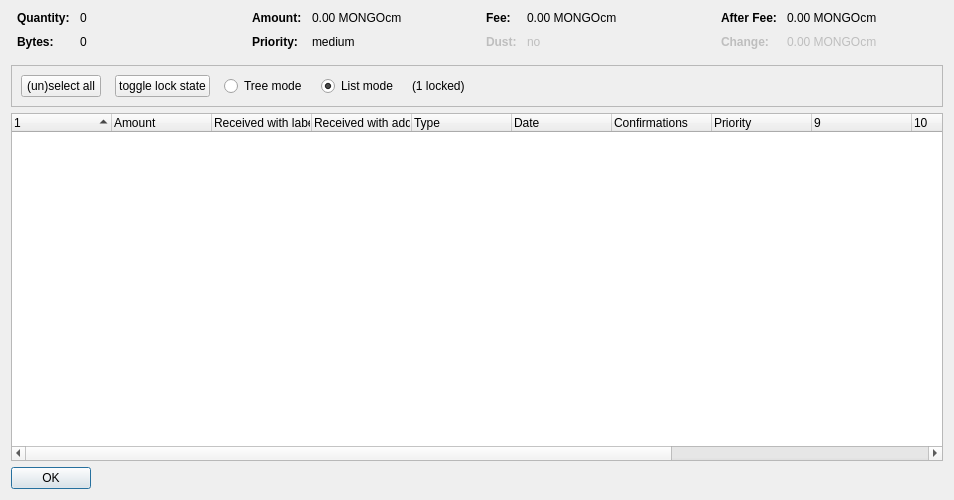
<?xml version="1.0" encoding="UTF-8"?>
<ui version="4.0">
 <class>CoinControlDialog</class>
 <widget class="QDialog" name="CoinControlDialog">
  <property name="geometry">
   <rect>
    <x>0</x>
    <y>0</y>
    <width>954</width>
    <height>500</height>
   </rect>
  </property>
  <property name="windowTitle">
   <string>Coin Selection</string>
  </property>
  <layout class="QVBoxLayout" name="verticalLayout">
   <item>
    <layout class="QHBoxLayout" name="horizontalLayoutTop" stretch="0,0,0,0">
     <property name="topMargin">
      <number>0</number>
     </property>
     <property name="bottomMargin">
      <number>10</number>
     </property>
     <item>
      <layout class="QFormLayout" name="formLayoutCoinControl1">
       <property name="horizontalSpacing">
        <number>10</number>
       </property>
       <property name="verticalSpacing">
        <number>10</number>
       </property>
       <property name="leftMargin">
        <number>6</number>
       </property>
       <property name="rightMargin">
        <number>6</number>
       </property>
       <item row="0" column="0">
        <widget class="QLabel" name="labelCoinControlQuantityText">
         <property name="font">
          <font>
           <weight>75</weight>
           <bold>true</bold>
          </font>
         </property>
         <property name="text">
          <string>Quantity:</string>
         </property>
        </widget>
       </item>
       <item row="0" column="1">
        <widget class="QLabel" name="labelCoinControlQuantity">
         <property name="cursor">
          <cursorShape>IBeamCursor</cursorShape>
         </property>
         <property name="contextMenuPolicy">
          <enum>Qt::ActionsContextMenu</enum>
         </property>
         <property name="text">
          <string notr="true">0</string>
         </property>
         <property name="textInteractionFlags">
          <set>Qt::LinksAccessibleByMouse|Qt::TextSelectableByKeyboard|Qt::TextSelectableByMouse</set>
         </property>
        </widget>
       </item>
       <item row="1" column="0">
        <widget class="QLabel" name="labelCoinControlBytesText">
         <property name="font">
          <font>
           <weight>75</weight>
           <bold>true</bold>
          </font>
         </property>
         <property name="text">
          <string>Bytes:</string>
         </property>
        </widget>
       </item>
       <item row="1" column="1">
        <widget class="QLabel" name="labelCoinControlBytes">
         <property name="cursor">
          <cursorShape>IBeamCursor</cursorShape>
         </property>
         <property name="contextMenuPolicy">
          <enum>Qt::ActionsContextMenu</enum>
         </property>
         <property name="text">
          <string notr="true">0</string>
         </property>
         <property name="textInteractionFlags">
          <set>Qt::LinksAccessibleByMouse|Qt::TextSelectableByKeyboard|Qt::TextSelectableByMouse</set>
         </property>
        </widget>
       </item>
      </layout>
     </item>
     <item>
      <layout class="QFormLayout" name="formLayoutCoinControl2">
       <property name="horizontalSpacing">
        <number>10</number>
       </property>
       <property name="verticalSpacing">
        <number>10</number>
       </property>
       <property name="leftMargin">
        <number>6</number>
       </property>
       <property name="rightMargin">
        <number>6</number>
       </property>
       <item row="0" column="0">
        <widget class="QLabel" name="labelCoinControlAmountText">
         <property name="font">
          <font>
           <weight>75</weight>
           <bold>true</bold>
          </font>
         </property>
         <property name="text">
          <string>Amount:</string>
         </property>
        </widget>
       </item>
       <item row="0" column="1">
        <widget class="QLabel" name="labelCoinControlAmount">
         <property name="cursor">
          <cursorShape>IBeamCursor</cursorShape>
         </property>
         <property name="contextMenuPolicy">
          <enum>Qt::ActionsContextMenu</enum>
         </property>
         <property name="text">
          <string notr="true">0.00 MONGOcm</string>
         </property>
         <property name="textInteractionFlags">
          <set>Qt::LinksAccessibleByMouse|Qt::TextSelectableByKeyboard|Qt::TextSelectableByMouse</set>
         </property>
        </widget>
       </item>
       <item row="1" column="0">
        <widget class="QLabel" name="labelCoinControlPriorityText">
         <property name="font">
          <font>
           <weight>75</weight>
           <bold>true</bold>
          </font>
         </property>
         <property name="text">
          <string>Priority:</string>
         </property>
        </widget>
       </item>
       <item row="1" column="1">
        <widget class="QLabel" name="labelCoinControlPriority">
         <property name="cursor">
          <cursorShape>IBeamCursor</cursorShape>
         </property>
         <property name="contextMenuPolicy">
          <enum>Qt::ActionsContextMenu</enum>
         </property>
         <property name="text">
          <string>medium</string>
         </property>
         <property name="textInteractionFlags">
          <set>Qt::LinksAccessibleByMouse|Qt::TextSelectableByKeyboard|Qt::TextSelectableByMouse</set>
         </property>
        </widget>
       </item>
      </layout>
     </item>
     <item>
      <layout class="QFormLayout" name="formLayoutCoinControl3">
       <property name="horizontalSpacing">
        <number>10</number>
       </property>
       <property name="verticalSpacing">
        <number>10</number>
       </property>
       <property name="leftMargin">
        <number>6</number>
       </property>
       <property name="rightMargin">
        <number>6</number>
       </property>
       <item row="0" column="0">
        <widget class="QLabel" name="labelCoinControlFeeText">
         <property name="font">
          <font>
           <weight>75</weight>
           <bold>true</bold>
          </font>
         </property>
         <property name="text">
          <string>Fee:</string>
         </property>
        </widget>
       </item>
       <item row="0" column="1">
        <widget class="QLabel" name="labelCoinControlFee">
         <property name="cursor">
          <cursorShape>IBeamCursor</cursorShape>
         </property>
         <property name="contextMenuPolicy">
          <enum>Qt::ActionsContextMenu</enum>
         </property>
         <property name="text">
          <string notr="true">0.00 MONGOcm</string>
         </property>
         <property name="textInteractionFlags">
          <set>Qt::LinksAccessibleByMouse|Qt::TextSelectableByKeyboard|Qt::TextSelectableByMouse</set>
         </property>
        </widget>
       </item>
       <item row="1" column="0">
        <widget class="QLabel" name="labelCoinControlLowOutputText">
         <property name="enabled">
          <bool>false</bool>
         </property>
         <property name="font">
          <font>
           <weight>75</weight>
           <bold>true</bold>
          </font>
         </property>
         <property name="text">
          <string>Dust:</string>
         </property>
        </widget>
       </item>
       <item row="1" column="1">
        <widget class="QLabel" name="labelCoinControlLowOutput">
         <property name="enabled">
          <bool>false</bool>
         </property>
         <property name="cursor">
          <cursorShape>IBeamCursor</cursorShape>
         </property>
         <property name="contextMenuPolicy">
          <enum>Qt::ActionsContextMenu</enum>
         </property>
         <property name="text">
          <string>no</string>
         </property>
         <property name="textInteractionFlags">
          <set>Qt::LinksAccessibleByMouse|Qt::TextSelectableByKeyboard|Qt::TextSelectableByMouse</set>
         </property>
        </widget>
       </item>
      </layout>
     </item>
     <item>
      <layout class="QFormLayout" name="formLayoutCoinControl4">
       <property name="horizontalSpacing">
        <number>10</number>
       </property>
       <property name="verticalSpacing">
        <number>10</number>
       </property>
       <property name="leftMargin">
        <number>6</number>
       </property>
       <property name="rightMargin">
        <number>6</number>
       </property>
       <item row="0" column="0">
        <widget class="QLabel" name="labelCoinControlAfterFeeText">
         <property name="font">
          <font>
           <weight>75</weight>
           <bold>true</bold>
          </font>
         </property>
         <property name="text">
          <string>After Fee:</string>
         </property>
        </widget>
       </item>
       <item row="0" column="1">
        <widget class="QLabel" name="labelCoinControlAfterFee">
         <property name="cursor">
          <cursorShape>IBeamCursor</cursorShape>
         </property>
         <property name="contextMenuPolicy">
          <enum>Qt::ActionsContextMenu</enum>
         </property>
         <property name="text">
          <string notr="true">0.00 MONGOcm</string>
         </property>
         <property name="textInteractionFlags">
          <set>Qt::LinksAccessibleByMouse|Qt::TextSelectableByKeyboard|Qt::TextSelectableByMouse</set>
         </property>
        </widget>
       </item>
       <item row="1" column="0">
        <widget class="QLabel" name="labelCoinControlChangeText">
         <property name="enabled">
          <bool>false</bool>
         </property>
         <property name="font">
          <font>
           <weight>75</weight>
           <bold>true</bold>
          </font>
         </property>
         <property name="text">
          <string>Change:</string>
         </property>
        </widget>
       </item>
       <item row="1" column="1">
        <widget class="QLabel" name="labelCoinControlChange">
         <property name="enabled">
          <bool>false</bool>
         </property>
         <property name="cursor">
          <cursorShape>IBeamCursor</cursorShape>
         </property>
         <property name="contextMenuPolicy">
          <enum>Qt::ActionsContextMenu</enum>
         </property>
         <property name="text">
          <string notr="true">0.00 MONGOcm</string>
         </property>
         <property name="textInteractionFlags">
          <set>Qt::LinksAccessibleByMouse|Qt::TextSelectableByKeyboard|Qt::TextSelectableByMouse</set>
         </property>
        </widget>
       </item>
      </layout>
     </item>
    </layout>
   </item>
   <item>
    <widget class="QFrame" name="frame">
     <property name="minimumSize">
      <size>
       <width>0</width>
       <height>40</height>
      </size>
     </property>
     <property name="frameShape">
      <enum>QFrame::StyledPanel</enum>
     </property>
     <property name="frameShadow">
      <enum>QFrame::Sunken</enum>
     </property>
     <layout class="QHBoxLayout" name="horizontalLayout">
      <item>
       <layout class="QHBoxLayout" name="horizontalLayoutPanel" stretch="0,0,0,0,0,0">
        <property name="spacing">
         <number>14</number>
        </property>
        <item>
         <widget class="QPushButton" name="pushButtonSelectAll">
          <property name="sizePolicy">
           <sizepolicy hsizetype="Maximum" vsizetype="Fixed">
            <horstretch>0</horstretch>
            <verstretch>0</verstretch>
           </sizepolicy>
          </property>
          <property name="text">
           <string>(un)select all</string>
          </property>
          <property name="autoDefault">
           <bool>false</bool>
          </property>
         </widget>
        </item>
        <item>
         <widget class="QPushButton" name="pushButtonToggleLock">
          <property name="sizePolicy">
           <sizepolicy hsizetype="Maximum" vsizetype="Fixed">
            <horstretch>0</horstretch>
            <verstretch>0</verstretch>
           </sizepolicy>
          </property>
          <property name="text">
           <string>toggle lock state</string>
          </property>
          <property name="autoDefault">
           <bool>false</bool>
          </property>
         </widget>
        </item>
        <item>
         <widget class="QRadioButton" name="radioTreeMode">
          <property name="sizePolicy">
           <sizepolicy hsizetype="Maximum" vsizetype="Fixed">
            <horstretch>0</horstretch>
            <verstretch>0</verstretch>
           </sizepolicy>
          </property>
          <property name="text">
           <string>Tree mode</string>
          </property>
         </widget>
        </item>
        <item>
         <widget class="QRadioButton" name="radioListMode">
          <property name="sizePolicy">
           <sizepolicy hsizetype="Maximum" vsizetype="Fixed">
            <horstretch>0</horstretch>
            <verstretch>0</verstretch>
           </sizepolicy>
          </property>
          <property name="text">
           <string>List mode</string>
          </property>
          <property name="checked">
           <bool>true</bool>
          </property>
         </widget>
        </item>
        <item>
         <widget class="QLabel" name="labelLocked">
          <property name="text">
           <string>(1 locked)</string>
          </property>
         </widget>
        </item>
        <item>
         <spacer name="horizontalSpacer">
          <property name="orientation">
           <enum>Qt::Horizontal</enum>
          </property>
          <property name="sizeHint" stdset="0">
           <size>
            <width>40</width>
            <height>20</height>
           </size>
          </property>
         </spacer>
        </item>
       </layout>
      </item>
     </layout>
    </widget>
   </item>
   <item>
    <widget class="CoinControlTreeWidget" name="treeWidget">
     <property name="contextMenuPolicy">
      <enum>Qt::CustomContextMenu</enum>
     </property>
     <property name="sortingEnabled">
      <bool>false</bool>
     </property>
     <property name="columnCount">
      <number>13</number>
     </property>
     <attribute name="headerShowSortIndicator" stdset="0">
      <bool>true</bool>
     </attribute>
     <attribute name="headerStretchLastSection">
      <bool>false</bool>
     </attribute>
     <column>
      <property name="text">
       <string/>
      </property>
     </column>
     <column>
      <property name="text">
       <string>Amount</string>
      </property>
     </column>
     <column>
      <property name="text">
       <string>Received with label</string>
      </property>
     </column>
     <column>
      <property name="text">
       <string>Received with address</string>
      </property>
     </column>
     <column>
      <property name="text">
       <string>Type</string>
      </property>
     </column>
     <column>
      <property name="text">
       <string>Date</string>
      </property>
     </column>
     <column>
      <property name="text">
       <string>Confirmations</string>
      </property>
      <property name="toolTip">
       <string>Confirmed</string>
      </property>
     </column>
     <column>
      <property name="text">
       <string>Priority</string>
      </property>
     </column>
     <column>
      <property name="text">
       <string/>
      </property>
     </column>
     <column>
      <property name="text">
       <string/>
      </property>
     </column>
     <column>
      <property name="text">
       <string/>
      </property>
     </column>
     <column>
      <property name="text">
       <string/>
      </property>
     </column>
     <column>
      <property name="text">
       <string/>
      </property>
     </column>
    </widget>
   </item>
   <item>
    <widget class="QDialogButtonBox" name="buttonBox">
     <property name="sizePolicy">
      <sizepolicy hsizetype="Maximum" vsizetype="Fixed">
       <horstretch>0</horstretch>
       <verstretch>0</verstretch>
      </sizepolicy>
     </property>
     <property name="orientation">
      <enum>Qt::Horizontal</enum>
     </property>
     <property name="standardButtons">
      <set>QDialogButtonBox::Ok</set>
     </property>
    </widget>
   </item>
  </layout>
 </widget>
 <customwidgets>
  <customwidget>
   <class>CoinControlTreeWidget</class>
   <extends>QTreeWidget</extends>
   <header>coincontroltreewidget.h</header>
  </customwidget>
 </customwidgets>
 <resources/>
 <connections/>
</ui>
